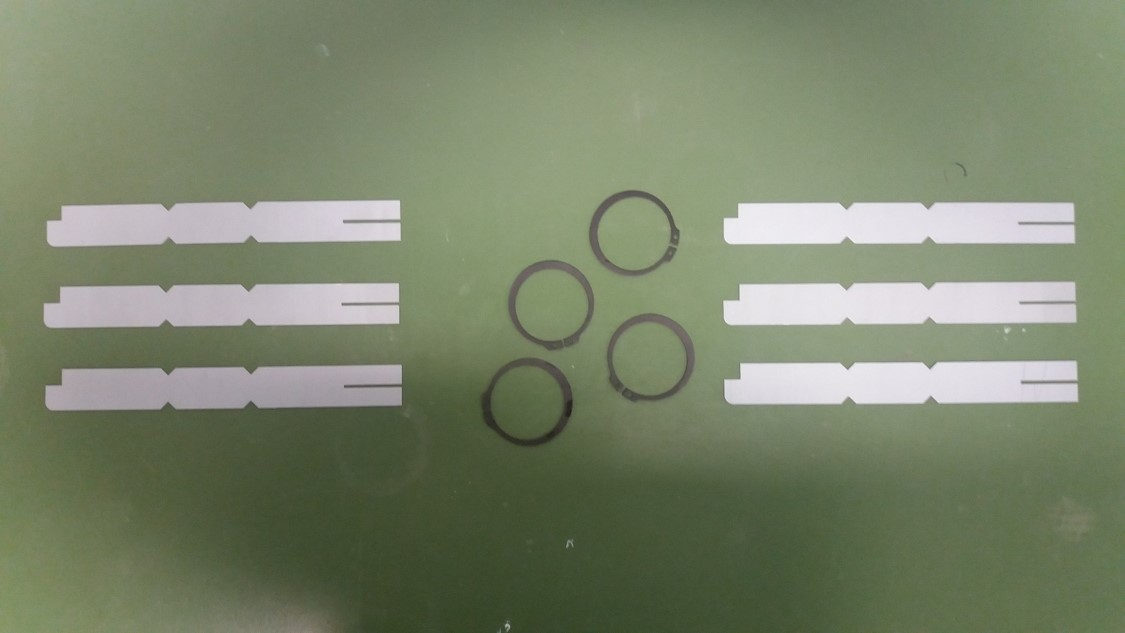
//> input picture sessie_3/sessie_3/recht.jpg, 1125 x 633 px
$ ./main -input=recht.jpg -template=rot.jpg   (built with g++ and OpenCV 4)
//> lines starting //> are read from the running program, lines starting //| are printed output that depends on the picture
### sessie_3/sessie_3/template_match_multiple.h
#include <iostream>
#include <opencv2/opencv.hpp>

using namespace std;
using namespace cv;

vector<Point> template_match_multiple(Mat input_img, Mat template_img, int method, int weergeven);
Mat equalizeIntensity(const Mat& inputImage);

### sessie_3/sessie_3/template_match.h
#include <iostream>
#include <opencv2/opencv.hpp>

using namespace std;
using namespace cv;

Point template_match(Mat input_img, Mat template_img, int method);

### sessie_3/sessie_3/template_match_multiple.cpp
#include <iostream>
#include <opencv2/opencv.hpp>
#include <string.h>
#include "template_match_multiple.h"

using namespace std;
using namespace cv;

vector<Point> template_match_multiple(Mat input_img, Mat template_img, int method, int weergeven) {
    Mat result, mul_result;
    Point minLoc, maxLoc, matchLoc;
    vector<Point> punten_resultaat;

    //De resultaat afbeeldingen aanmaken
    int result_cols = input_img.cols - template_img.cols + 1;
    int result_rows = input_img.rows - template_img.rows + 1;
    result.create(result_rows, result_cols, CV_32FC1);
    mul_result.create(result_rows, result_cols, CV_32FC1);

    //Template matching uitvoeren
    matchTemplate(input_img, template_img, result, method);

    //Het resultaat normaliseren
    //---Omdat er soms geen resultaten gevonden zullen worden kunnen we niet normaliseren.
    //---Daarom de threshold toepassen op de niet genormaliseerde waarde!
    //normalize(result, result, 0, 1, NORM_MINMAX, -1, Mat());

    /*if( method  == CV_TM_SQDIFF || method == CV_TM_SQDIFF_NORMED ) {
        result = 1-result;
    }*/

    //Globale gegevens bekijken
    double minVal1, maxVal1;
    minMaxLoc(result, &minVal1, &maxVal1, nullptr, nullptr);
    cout << "Globale gegevens Minval: " << minVal1 << " Maxval: " << maxVal1 << endl;

    if(weergeven != 0) {
        //De resulaatmatrix weergeven
        namedWindow("Resultaat Matrix");
        imshow("Resultaat Matrix", result);
        moveWindow("Resultaat Matrix", 0, 0);
    }

    //Minima of maxima aanduiden
    threshold(result, mul_result, 0.7, 1, THRESH_BINARY);

    if(weergeven != 0) {
        namedWindow("hold");
        imshow("hold", mul_result);
        moveWindow("hold", 1100, 0);
    }

    //Blob zoeken
    vector<vector<Point>> contours;
    mul_result.convertTo(mul_result, CV_8UC1);
    findContours(mul_result, contours, RETR_EXTERNAL, CHAIN_APPROX_SIMPLE);

    for(uint i=0;i<contours.size();i++) {
        Mat blobImg;
        Point minLoc, maxLoc;
        double minVal, maxVal;

        Rect blob = boundingRect(contours[i]);
        blobImg = result(blob);

        minMaxLoc(blobImg, &minVal, &maxVal, &minLoc, &maxLoc);
        punten_resultaat.push_back(Point(blob.x+maxLoc.x, blob.y+maxLoc.y));
        rectangle(input_img, Point(blob.x+maxLoc.x, blob.y+maxLoc.y), Point(blob.x+maxLoc.x+template_img.cols, blob.y+maxLoc.y+template_img.rows), Scalar(0,255,255), 3, 8, 0);
        cout << maxVal << endl;
    }

    cout << "-------" << endl;
    if(weergeven != 0) {
        namedWindow("Template");
        imshow("Template", template_img);
        namedWindow("Output");
        imshow("Output", input_img);
        moveWindow("Output", 0, 800);
        waitKey(weergeven);
    }

    return punten_resultaat;
}

### sessie_3/sessie_3/template_match.cpp
#include <iostream>
#include <opencv2/opencv.hpp>
#include <string.h>
#include "template_match.h"

using namespace std;
using namespace cv;

Point template_match(Mat input_img, Mat template_img, int method) {
    Mat result;
    double minVal, maxVal;
    Point minLoc, maxLoc, matchLoc;

    //De resultaat afbeelding aanmaken
    int result_cols = input_img.cols - template_img.cols + 1;
    int result_rows = input_img.rows - template_img.rows + 1;
    result.create(result_rows, result_cols, CV_32FC1);

    //Template matching uitvoeren
    matchTemplate(input_img, template_img, result, method);

    //Het resultaat normaliseren
    normalize(result, result, 0, 1, NORM_MINMAX, -1, Mat());


    //De resulaatmatrix weergeven
    /*
    namedWindow("Resultaat Matrix");
    imshow("Resultaat Matrix", result);
    waitKey(0);
    */

    //Het minimum en maximum bepalen v/h resultaat
    minMaxLoc(result, &minVal, &maxVal, &minLoc, &maxLoc, Mat());

    //Afhankelijk van de gekozen methode het minimum of maximum gebruiken
    if( method  == CV_TM_SQDIFF || method == CV_TM_SQDIFF_NORMED ) {
        matchLoc = minLoc;
    } else {
        matchLoc = maxLoc;
    }

    return matchLoc;
}

### sessie_3/sessie_3/main.cpp
#include <iostream>
#include <opencv2/opencv.hpp>
#include <string.h>
#include "template_match.h"
#include "template_match_multiple.h"

using namespace std;
using namespace cv;

int main(int argc, const char** argv) {
    Mat input_img, template_img;
    Mat single_output_image;
    Point matchLoc;

    //Helpboodschap configureren
    CommandLineParser parser(argc, argv,
    "{help | |Met dit programma dienen twee parameters meegegeven te worden}"
    "{input | |Het absolute pat van de eerste afbeelding (Input image)}"
    "{template | |Het absolute pat van de twede afbeelding (Template)}");

    //Indien gevraagd helpboodschap afdrukken
    if(parser.has("help")) {
        parser.printMessage();
        return -1;
    }

    //Parameters inlezen
    string input(parser.get<string>("input"));
    string template1(parser.get<string>("template"));

    //Juiste hoeveelheid gegevens ingegeven?
    if((input == "")|(template1 == "")) {
        cerr << "Parameters niet correct opgegeven!"  << endl;
        parser.printMessage();
        return -1;
    }

    //Afbeeldingen inlezen + nakijken of dit gelukt is
    cout << "File " << input << " inlezen..." << endl;
    input_img = imread(input, CV_LOAD_IMAGE_COLOR);
//> input_img is the input picture: 633 rows x 1125 cols, CV_8UC3; mean B, G, R 107.3, 132.7, 122.6
    if(!input_img.data)
    {
        cout <<  "Kon input niet openen" << endl ;
        return -1;
    }

    //Afbeeldingen inlezen + nakijken of dit gelukt is
    cout << "File " << template1 << " inlezen..." << endl;
    template_img = imread(template1, CV_LOAD_IMAGE_COLOR);
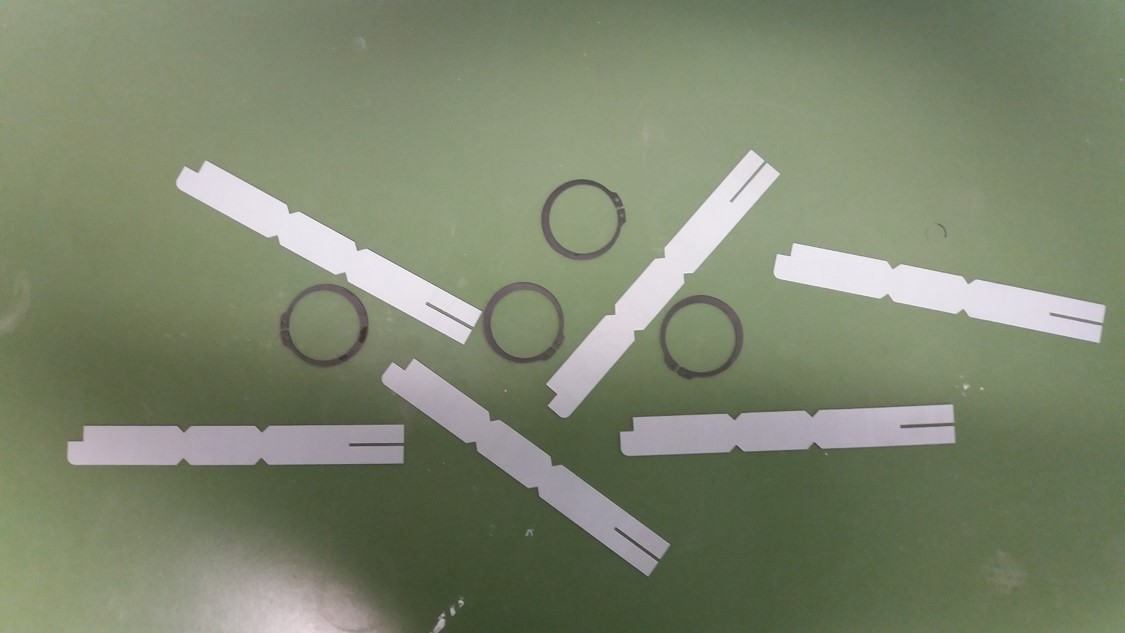
//> input picture sessie_3/sessie_3/rot.jpg, 1125 x 633 px
//> template_img is the input picture: 633 rows x 1125 cols, CV_8UC3; mean B, G, R 109.7, 133.1, 125.1
    if(!template_img.data)
    {
        cout <<  "Kon template niet openen" << endl ;
        return -1;
    }

    // [10 lines of commented-out code are left out]
    matchLoc = template_match(input_img, template_img, TM_CCOEFF_NORMED);
//> in template_match, `matchTemplate(input_img, template_img, result, method);`: result = [0.414]
//> in template_match, `normalize(result, result, 0, 1, NORM_MINMAX, -1, Mat());`: result = [0]
//> in template_match, `minMaxLoc(result, &minVal, &maxVal, &minLoc, &maxLoc, Mat());`: minVal = 0; minLoc = Point(0, 0)
//> matchLoc = Point(0, 0)

    // [8 lines of commented-out code are left out]
    Mat single_input_img;
    input_img.copyTo(single_input_img);
    template_match_multiple(single_input_img, template_img, TM_CCOEFF_NORMED, 0);
//> in template_match_multiple, `matchTemplate(input_img, template_img, result, method);`: result = [0.414]
//> in template_match_multiple, `minMaxLoc(result, &minVal1, &maxVal1, nullptr, nullptr);`: minVal1 = 0.414
//| Globale gegevens Minval: 0.414362 Maxval: 0.414362
//> in template_match_multiple, `threshold(result, mul_result, 0.7, 1, THRESH_BINARY);`: mul_result = [0]
//> in template_match_multiple, `findContours(mul_result, contours, RETR_EXTERNAL, CHAIN_APPROX_SIMPLE);`: contours = 0 contours

    //Afbeelding draaien en matches zoeken
    //Afbeelding draaien per 10 graden
    for(int graden=0;graden<360;graden=graden+5) {
        Mat rot_img, rot_matrix;
        rot_matrix = getRotationMatrix2D(Point(input_img.cols/2, input_img.rows/2), graden, 1.0);

        warpAffine(input_img, rot_img, rot_matrix, rot_img.size());

        template_match_multiple(rot_img, template_img, TM_CCOEFF_NORMED, 30000);
    }
//> this loop made 72 passes
//> (result in template_match_multiple, minVal1 in template_match_multiple, maxVal1 in template_match_multiple) on passes 2 to 13: ([0.369], 0.369, 0.369), ([0.357], 0.357, 0.357), ([0.299], 0.299, 0.299), ([0.265], 0.265, 0.265), ([0.25], 0.25, 0.25), ([0.244], 0.244, 0.244), ([0.218], 0.218, 0.218), ([0.18], 0.18, 0.18), ([0.157], 0.157, 0.157), ([0.145], 0.145, 0.145), ([0.129], 0.129, 0.129), ([0.0951], 0.0951, 0.0951)
//> (minVal1 in template_match_multiple, maxVal1 in template_match_multiple) on pass 1: (0.414, 0.414)
//| Globale gegevens Minval: 0.414362 Maxval: 0.414362
//| Globale gegevens Minval: 0.369322 Maxval: 0.369322
//| Globale gegevens Minval: 0.357166 Maxval: 0.357166
//| Globale gegevens Minval: 0.299092 Maxval: 0.299092
//| Globale gegevens Minval: 0.265263 Maxval: 0.265263
//| Globale gegevens Minval: 0.250338 Maxval: 0.250338
//| Globale gegevens Minval: 0.244419 Maxval: 0.244419
//| Globale gegevens Minval: 0.217734 Maxval: 0.217734
//> (output is shown up to pass 8 of 72)
//> pass 2, `warpAffine(input_img, rot_img, rot_matrix, rot_img.size());`:
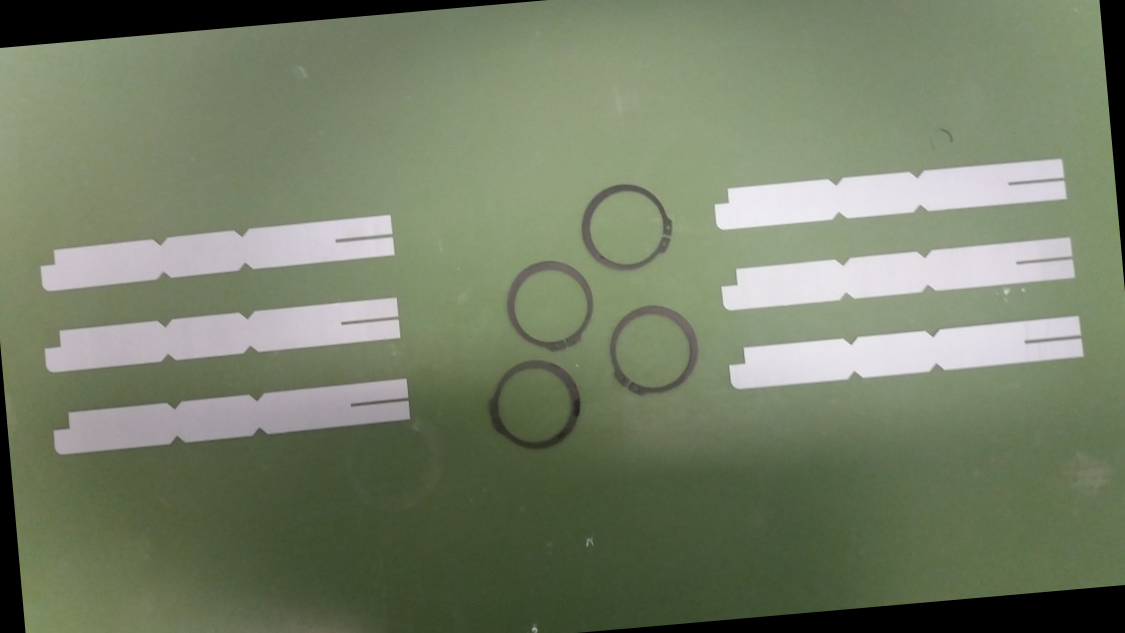
//> rot_img: 633 rows x 1125 cols, CV_8UC3; mean B, G, R 102.5, 126.6, 117
//> pass 3, `warpAffine(input_img, rot_img, rot_matrix, rot_img.size());`:
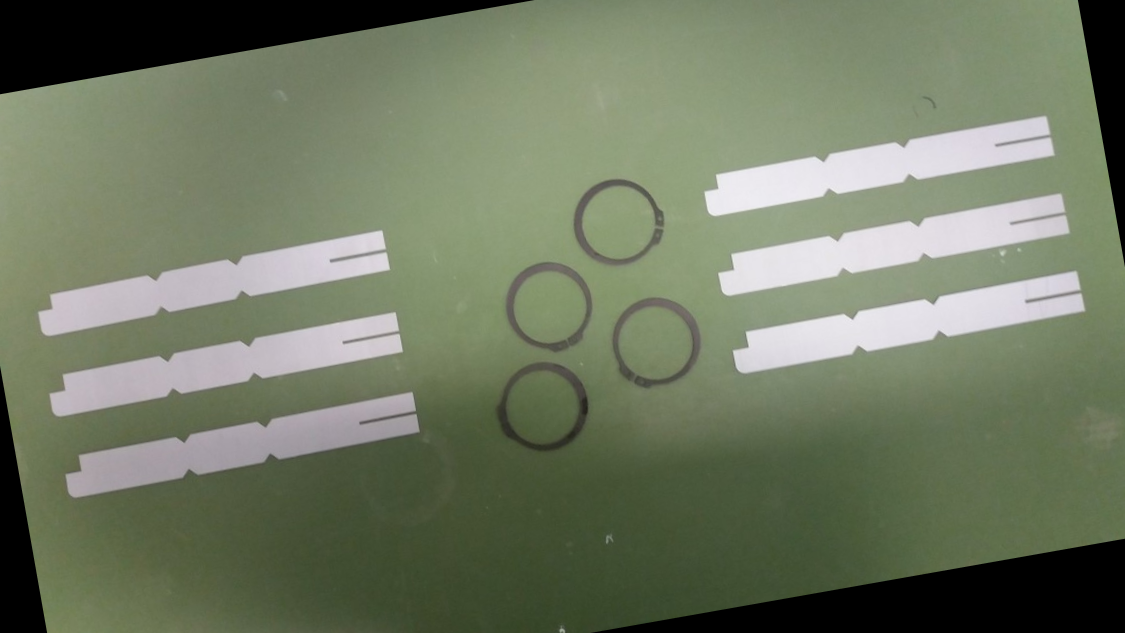
//> rot_img: 633 rows x 1125 cols, CV_8UC3; mean B, G, R 98.6, 121.4, 112.3
}
